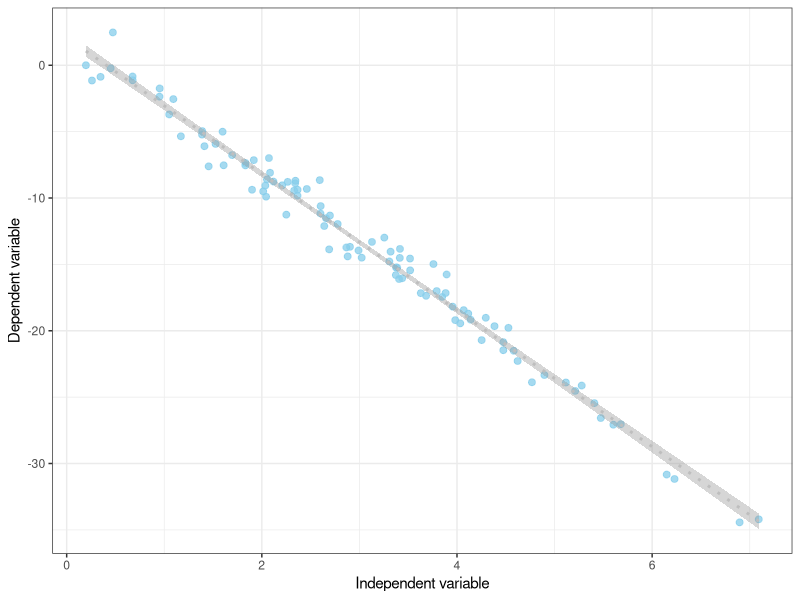
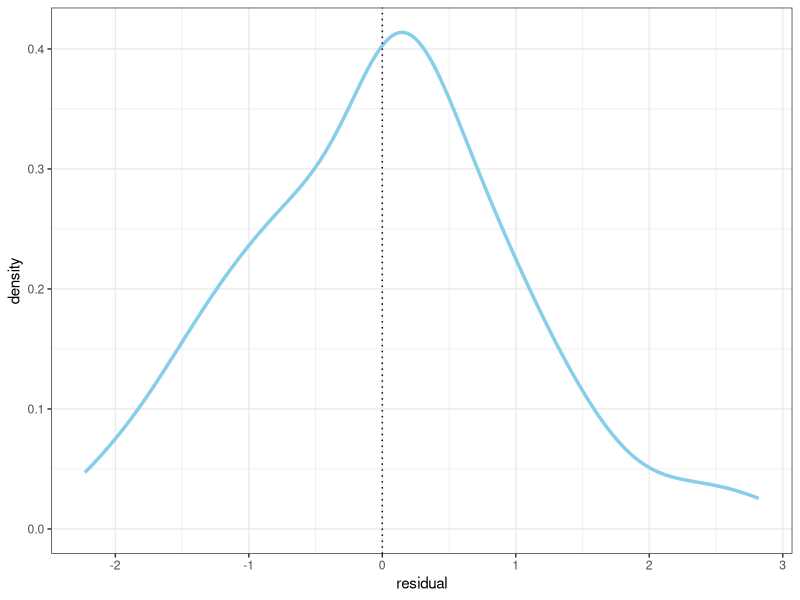
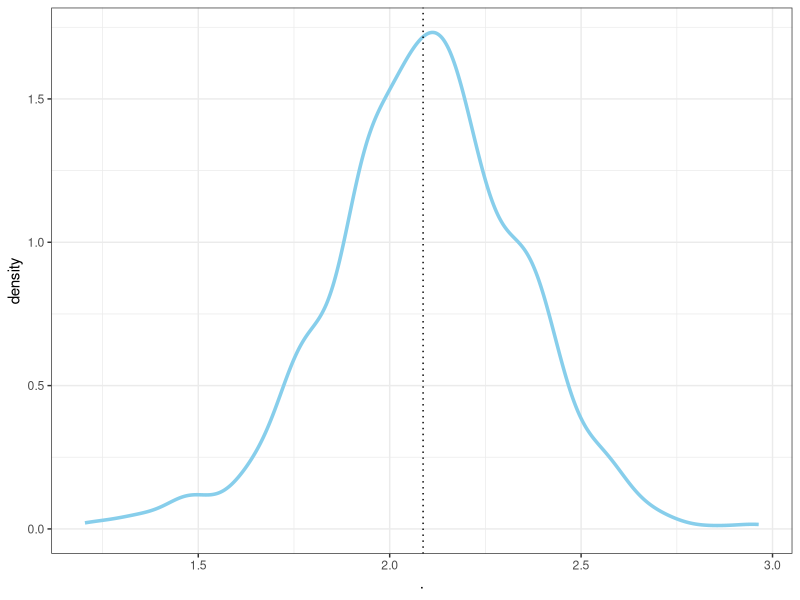
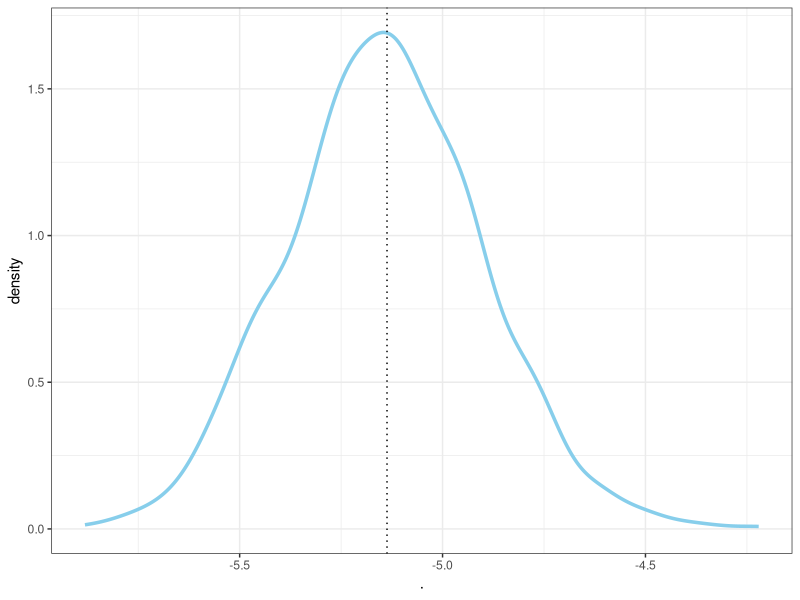

Here is the R script that generated these plots, in order:
# October, 2018
# Bayesian Regression ---------------------------
library(tidyverse)

# Simulating  data ----------------------------------
set.seed(2018) # reprodutibility

x <- rnorm(n = 100, mean = 3, sd = 1.5)
e <- rnorm(n = 100)

# Priors of parameters
betas <- rnorm(n = 2, mean = 0, sd = sqrt(10))

# The regression model
y <- betas[1] + (betas[2] * x) + e

da <- data.frame(y, x)

da %>% 
  ggplot(aes(x, y)) +
  geom_point(colour = 'skyblue', size = 2, alpha = 0.75) +
  geom_smooth(method = 'lm', colour = 'grey', linetype = 'dotted') +
  theme_bw() +
  labs(x = 'Independent variable', y = 'Dependent variable')


# The classical regression model
# With functions:
lm(y ~ x) %>% summary()

# Vanilla flavour:
mm <- model.matrix( ~ x, data = da)
k <-  ncol(mm)
n <- nrow(mm)

# Estimating betas
v <- solve(t(mm) %*% mm)
betas_hat <- c(v %*% t(mm) %*% y)

# y_hat
y_hat <- mm %*% betas

# Residual sum of squares
rss <- sum((y - y_hat)^2)

# Mean sum of errors
mse <- mean((y - y_hat)^2)

# Estimating the variance of the parameters
var_betas <- solve(t(mm) %*% mm) * mse

# t-values
betas_hat[2]/sqrt(var_betas[2, 2]) 
betas_hat[1]/sqrt(var_betas[1, 1])

# # p-values
# pt(-5.144, n - k)
# dt(-70.721, n - k)

# The R's - Multiple correlation coefficients
R <- sum((y_hat - mean(y))^2)/sum((y - mean(y))^2)
R_adj <- 1 - (1 - R)*((n-1)/(n-k))

#------------------------------------------------------------------------------
#------------------------------------------------------------------------------
# Bayesian model

# p(betas / sigma^2) = normal(m, sigma^2*V)
# standard non-informative prior 
# p(betas, sigma^2 / y) proportional to 1/sigma^2
# posterior parameters

mm <- model.matrix(~x, data = da)
k <-  ncol(mm)
n <- nrow(mm)
v <- solve(t(mm) %*% mm)
betas <- v %*% t(mm) %*% y

y_hat <- mm %*% betas
da$res <- y - y_hat

da %>% 
  ggplot(aes(res)) +
  geom_density(colour = 'skyblue', size = 1.2, alpha = 0.75) +
  geom_vline(xintercept = 0, linetype = 'dotted') +
  theme_bw() +
  labs(x = 'residual')

# Estimated s2
s2 <- (t(da$res) %*% da$res)/(n-k)

# Simulations -------------------------------------------------------------
sim <- 10000
gamma <- rgamma(sim, shape = (n-k)/2, 
                rate = (n-k)*s2/2)

sigma <- 1/gamma
err <- sigma * MASS::mvrnorm(n = sim, mu = c(0, 0), v)
beta_sim <- rep(c(betas), each = 1000) + c(err[,1], err[,2])


beta_sim %>% 
  as.data.frame() %>% 
  slice(1:1000) %>% 
  ggplot(aes(.)) +
  geom_density(colour = 'skyblue', size = 1.2, alpha = 0.75) +
  geom_vline(xintercept = betas[1], linetype = 'dotted') +
  theme_bw()

beta_sim %>% 
  as.data.frame() %>% 
  slice(1001:2000) %>% 
  ggplot(aes(.)) +
  geom_density(colour = 'skyblue', size = 1.2, alpha = 0.75) +
  geom_vline(xintercept = betas[2], linetype = 'dotted') +
  theme_bw()
